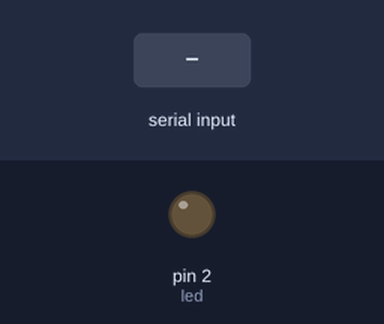
A sketch run on a simulated Arduino Uno, built with avr-gcc and run on an emulated ATmega328P. Parts: output pins drawn as LEDs (lit = HIGH). The test bench sets the inputs (shaded band).

Above: at 1.2 s.
1.3 s: "L" received over Serial
At 2.1 s:
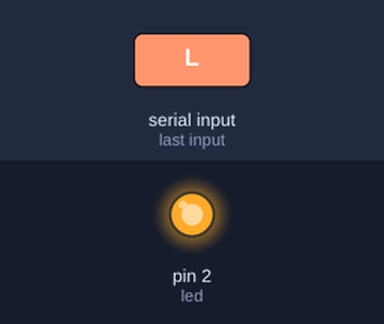
2.8 s: "D" received over Serial
At 3.3 s:
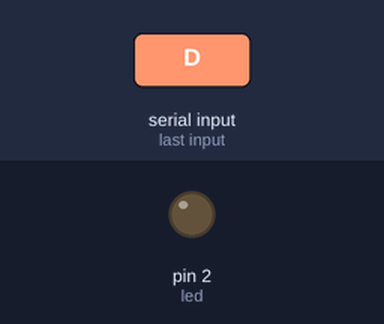
Timing chart, 0 to 5.8 s (numbered marks = the images above; inputs shaded):
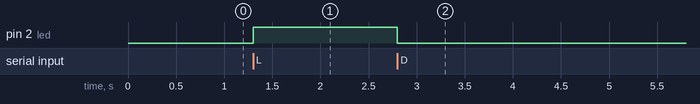

Measured:
- after the input at 1.3 s, pin 2 (led): LOW → HIGH at once
- after the input at 2.8 s, pin 2 (led): HIGH → LOW at once

The sketch:

projeto3-m2m.ino
```cpp
// Arduíno LED
int led = 2;

void setup() {
  pinMode(led, OUTPUT);
  Serial.begin(9600);
}

void loop() {
  if (Serial.available() > 0) {
    char comando = Serial.read();

    if (comando == 'L') {
      digitalWrite(led, HIGH);
    }
    else if (comando == 'D') {
      digitalWrite(led, LOW);
    }
  }
}
```
